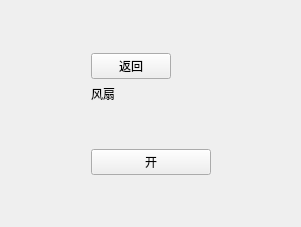
<?xml version="1.0" encoding="UTF-8"?>
<ui version="4.0">
 <class>FanWidget</class>
 <widget class="QWidget" name="FanWidget">
  <property name="geometry">
   <rect>
    <x>0</x>
    <y>0</y>
    <width>301</width>
    <height>227</height>
   </rect>
  </property>
  <property name="windowTitle">
   <string>Form</string>
  </property>
  <layout class="QGridLayout" name="gridLayout">
   <item row="0" column="1">
    <spacer name="verticalSpacer">
     <property name="orientation">
      <enum>Qt::Vertical</enum>
     </property>
     <property name="sizeHint" stdset="0">
      <size>
       <width>20</width>
       <height>9</height>
      </size>
     </property>
    </spacer>
   </item>
   <item row="1" column="0">
    <spacer name="horizontalSpacer_2">
     <property name="orientation">
      <enum>Qt::Horizontal</enum>
     </property>
     <property name="sizeHint" stdset="0">
      <size>
       <width>68</width>
       <height>20</height>
      </size>
     </property>
    </spacer>
   </item>
   <item row="1" column="1">
    <layout class="QVBoxLayout" name="verticalLayout_2">
     <item>
      <layout class="QHBoxLayout" name="horizontalLayout">
       <item>
        <widget class="QPushButton" name="pushButton_return">
         <property name="styleSheet">
          <string notr="true">font: 20pt &quot;Ubuntu&quot;;</string>
         </property>
         <property name="text">
          <string>返回</string>
         </property>
        </widget>
       </item>
       <item>
        <spacer name="horizontalSpacer">
         <property name="orientation">
          <enum>Qt::Horizontal</enum>
         </property>
         <property name="sizeHint" stdset="0">
          <size>
           <width>40</width>
           <height>20</height>
          </size>
         </property>
        </spacer>
       </item>
      </layout>
     </item>
     <item>
      <layout class="QVBoxLayout" name="verticalLayout">
       <item>
        <widget class="QLabel" name="label">
         <property name="styleSheet">
          <string notr="true">font: 23pt &quot;Ubuntu&quot;;</string>
         </property>
         <property name="text">
          <string>风扇</string>
         </property>
        </widget>
       </item>
       <item>
        <spacer name="verticalSpacer_3">
         <property name="orientation">
          <enum>Qt::Vertical</enum>
         </property>
         <property name="sizeHint" stdset="0">
          <size>
           <width>20</width>
           <height>40</height>
          </size>
         </property>
        </spacer>
       </item>
       <item>
        <widget class="QPushButton" name="pushButton_on">
         <property name="styleSheet">
          <string notr="true">font: 20pt &quot;Ubuntu&quot;;</string>
         </property>
         <property name="text">
          <string>开</string>
         </property>
        </widget>
       </item>
      </layout>
     </item>
    </layout>
   </item>
   <item row="1" column="2">
    <spacer name="horizontalSpacer_3">
     <property name="orientation">
      <enum>Qt::Horizontal</enum>
     </property>
     <property name="sizeHint" stdset="0">
      <size>
       <width>67</width>
       <height>20</height>
      </size>
     </property>
    </spacer>
   </item>
   <item row="2" column="1">
    <spacer name="verticalSpacer_2">
     <property name="orientation">
      <enum>Qt::Vertical</enum>
     </property>
     <property name="sizeHint" stdset="0">
      <size>
       <width>20</width>
       <height>9</height>
      </size>
     </property>
    </spacer>
   </item>
  </layout>
 </widget>
 <resources/>
 <connections/>
</ui>
